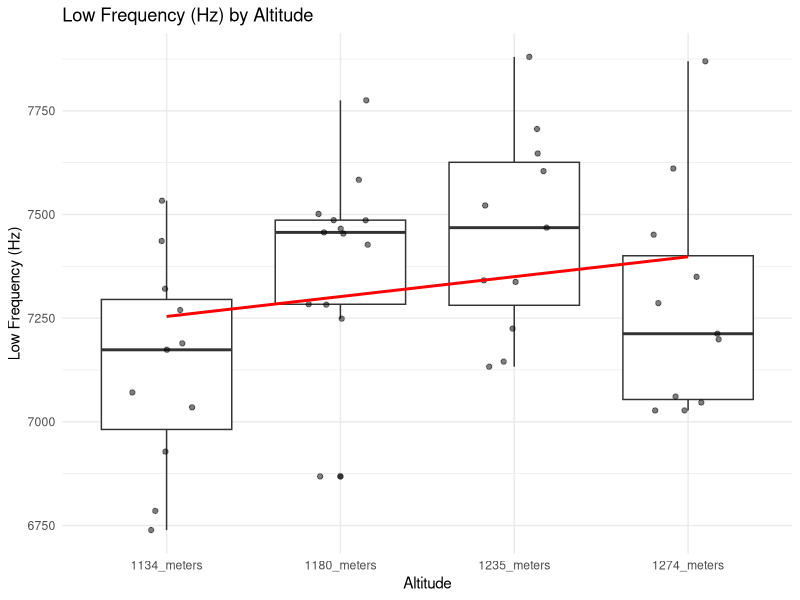
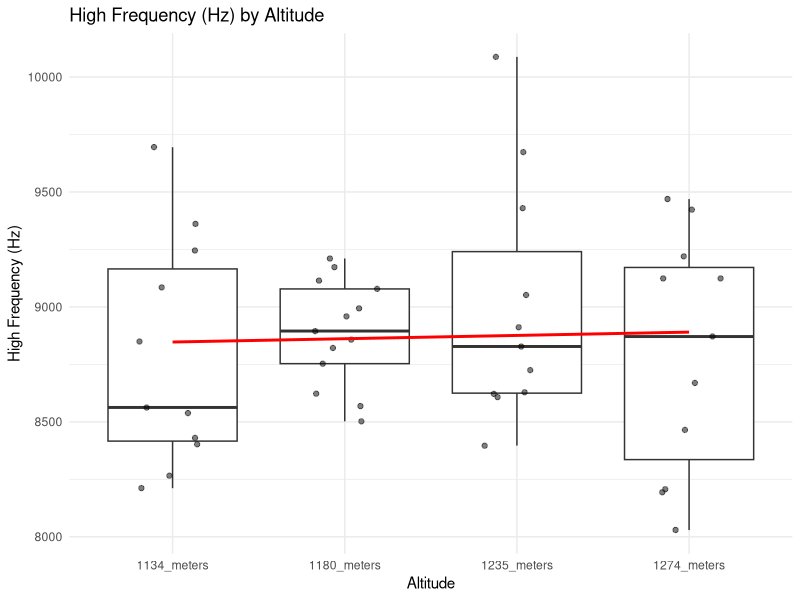
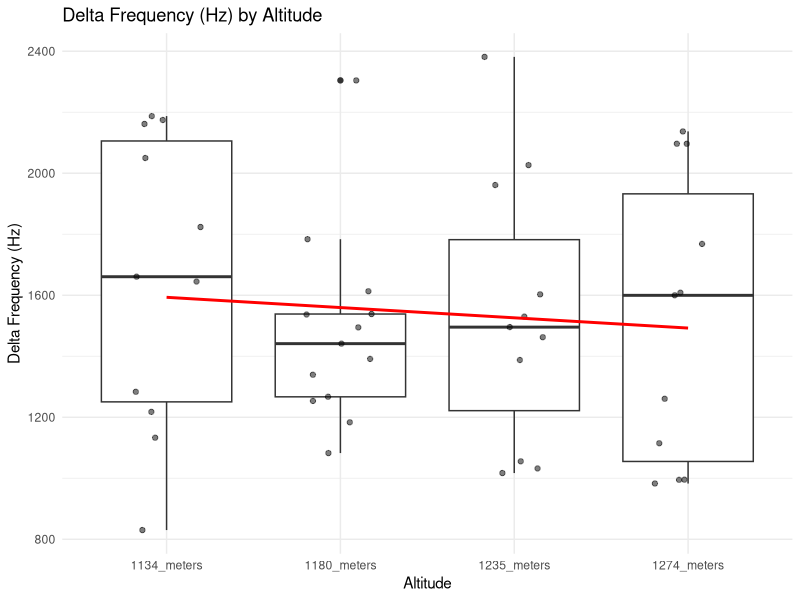
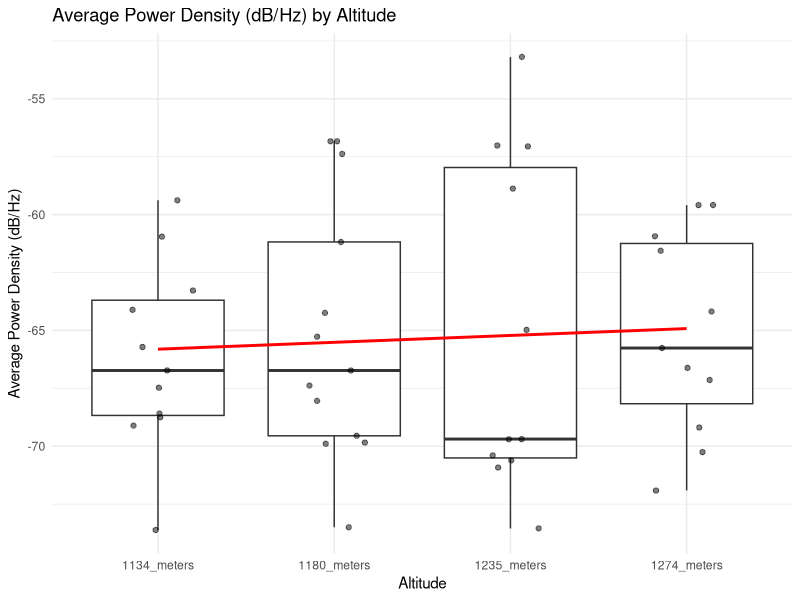
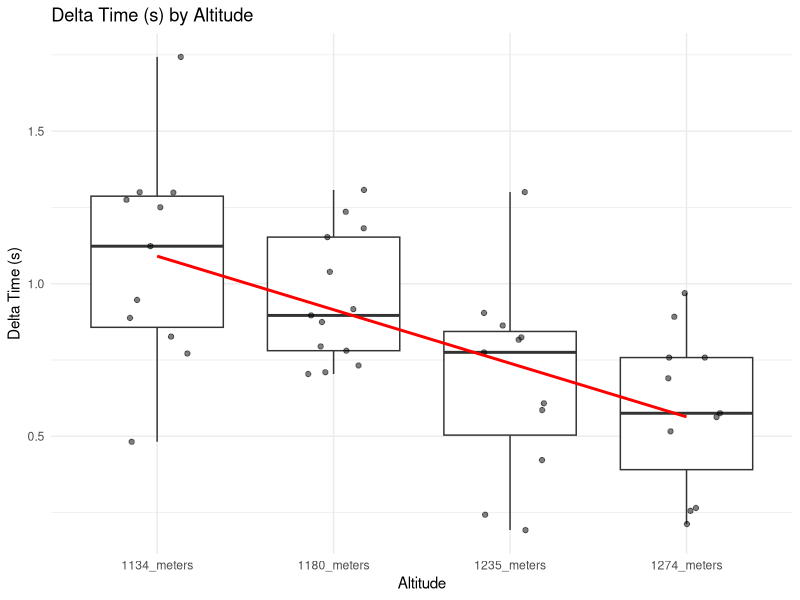
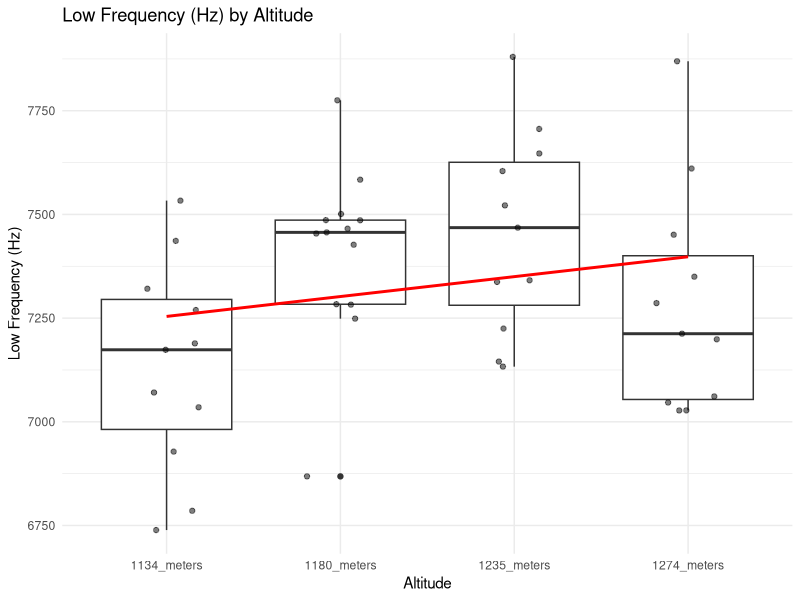
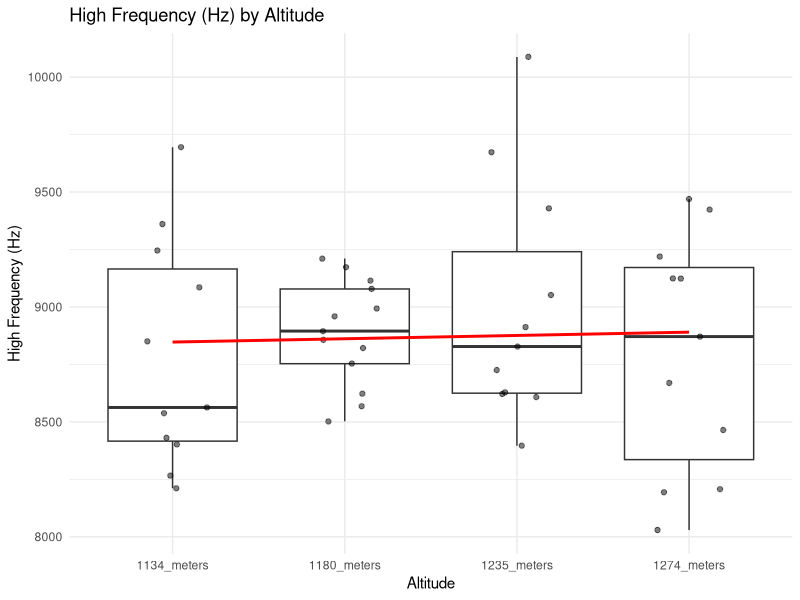
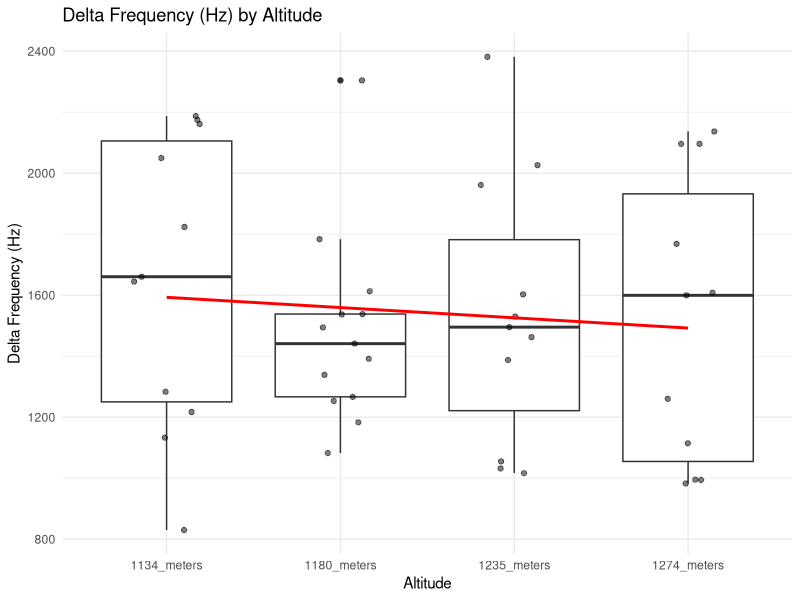

These charts were generated, in order, by the following R code:
# Set working directory and read the data
setwd("C:/Users/sheil/Desktop")
data <- read.csv("WP Acoustic Features.csv")

# Check the general structure of the data
str(data)

# Create a mapping of WPT to altitude
altitude_mapping <- c(
  "1" = "1235_meters",
  "2" = "1180_meters",
  "3" = "1134_meters",
  "4" = "1134_meters",
  "5" = "1180_meters",
  "6" = "1274_meters",
  "7" = "1235_meters",
  "8" = "1180_meters",
  "9" = "1134_meters",
  "10" = "1274_meters",
  "11" = "1235_meters",
  "12" = "1274_meters"
)

# Add altitude column to the data
data$altitude <- factor(altitude_mapping[as.character(data$WPT)], 
                        levels = c("1134_meters", "1180_meters", "1235_meters", "1274_meters"))

# Check levels of the altitude factor
levels(data$altitude)

# Summary of the data
summary(data)

# Load necessary libraries
library(ggplot2)

# Function to create boxplot with linear trend and save it
create_and_save_plot <- function(y_var, y_label) {
  plot <- ggplot(data, aes(x = altitude, y = !!sym(y_var))) +
    geom_boxplot() +
    geom_jitter(width = 0.2, alpha = 0.5) +
    geom_smooth(method = "lm", se = FALSE, aes(group = 1), color = "red") +
    labs(x = "Altitude", y = y_label, 
         title = paste(y_label, "by Altitude")) +
    theme_minimal()
  
  # Save the plot
  filename <- paste0("plot_", gsub("\\.", "_", y_var), ".png")
  ggsave(filename, plot, width = 10, height = 6, dpi = 300)
  
  # Return the plot object for display
  return(plot)
}

# Function to run linear model and print summary
run_lm_and_summarize <- function(y_var) {
  model <- lm(as.formula(paste(y_var, "~ altitude")), data = data)
  print(summary(model))
}

# Analyze and save plots for each variable
variables <- c("Low.Freq", "High.Freq", "Delta.Freq", "Avg.Power.Density", "Delta.Time")
y_labels <- c("Low Frequency (Hz)", "High Frequency (Hz)", "Delta Frequency (Hz)", 
              "Average Power Density (dB/Hz)", "Delta Time (s)")

for (i in 1:length(variables)) {
  print(paste("Analysis of", y_labels[i]))
  plot <- create_and_save_plot(variables[i], y_labels[i])
  print(plot)  # Display the plot
  run_lm_and_summarize(variables[i])
}

# Calculate mean of Low.Freq at each altitude
print(aggregate(Low.Freq ~ altitude, data = data, mean))

# Calculate mean of Delta.Time at each altitude
print(aggregate(Delta.Time ~ altitude, data = data, mean))

